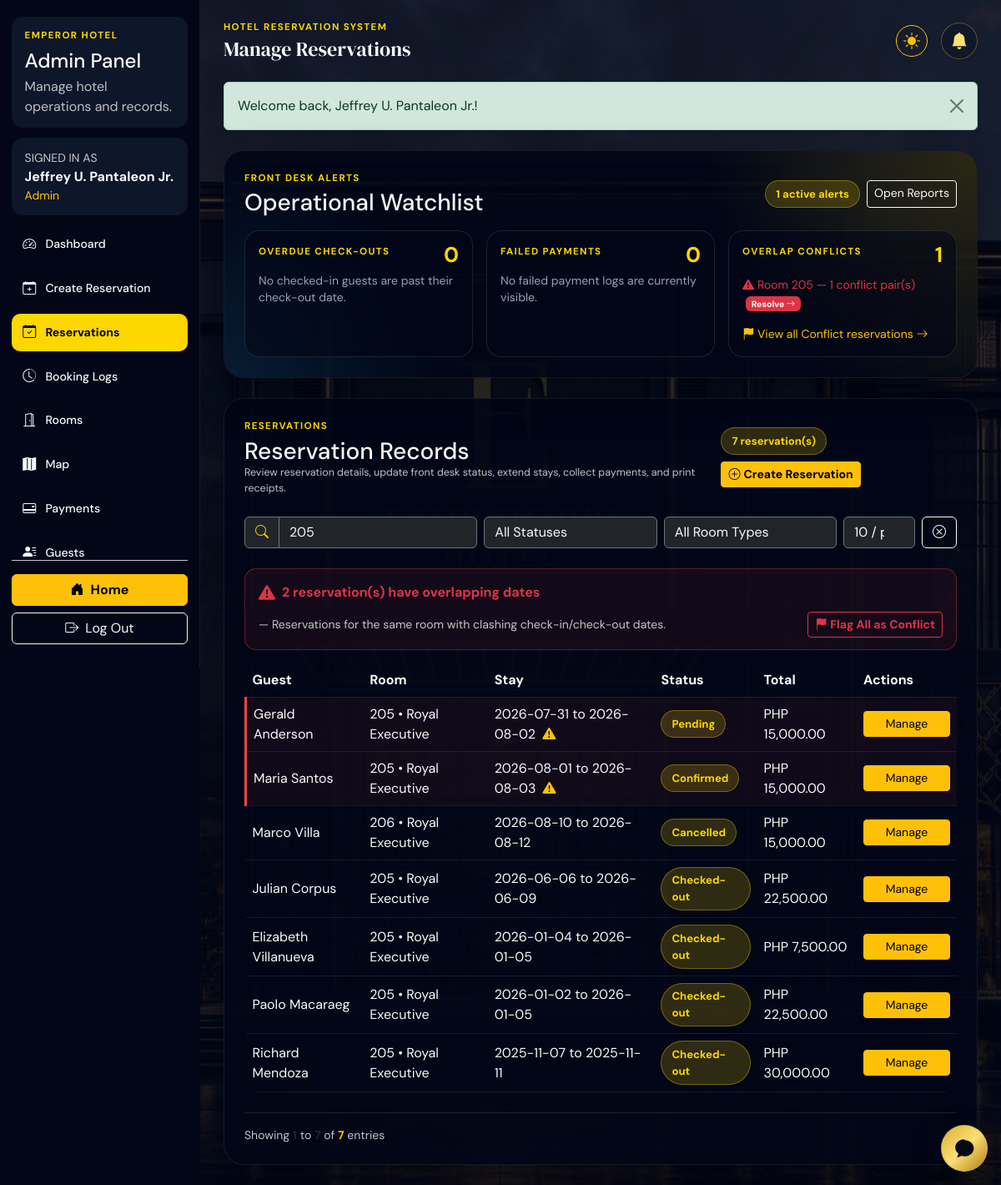
/public/admin/reservations.php?search=205 (signed in), run on the app's committed database.
### tables this page shows
CREATE TABLE IF NOT EXISTS reservations (
    reservation_id INT AUTO_INCREMENT PRIMARY KEY,
    user_id INT NULL,
    guest_id INT NOT NULL,
    room_id INT NOT NULL,
    check_in DATE NOT NULL,
    check_out DATE NOT NULL,
    total_amount DECIMAL(10,2) NOT NULL DEFAULT 0.00,
    status ENUM('Pending', 'Confirmed', 'Checked-in', 'Checked-out', 'Cancelled', 'Conflict') NOT NULL DEFAULT 'Pending',
    created_at TIMESTAMP DEFAULT CURRENT_TIMESTAMP,
    FOREIGN KEY (user_id) REFERENCES users(user_id) ON DELETE SET NULL,
    FOREIGN KEY (guest_id) REFERENCES guests(guest_id) ON DELETE CASCADE,
    FOREIGN KEY (room_id) REFERENCES rooms(room_id) ON DELETE RESTRICT
);

CREATE TABLE IF NOT EXISTS guests (
    guest_id INT AUTO_INCREMENT PRIMARY KEY,
    user_id INT NULL,
    first_name VARCHAR(100) NOT NULL,
    last_name VARCHAR(100) NOT NULL,
    phone VARCHAR(30) DEFAULT NULL,
    email VARCHAR(150) DEFAULT NULL,
    created_at TIMESTAMP DEFAULT CURRENT_TIMESTAMP,
    FOREIGN KEY (user_id) REFERENCES users(user_id) ON DELETE SET NULL
);

CREATE TABLE IF NOT EXISTS rooms (
    room_id INT AUTO_INCREMENT PRIMARY KEY,
    room_number VARCHAR(10) NOT NULL UNIQUE,
    room_type ENUM('Imperial Deluxe', 'Royal Executive', 'Emperor Presidential') NOT NULL,
    floor INT NOT NULL,
    price_per_night DECIMAL(10,2) NOT NULL,
    bed_type VARCHAR(50) DEFAULT 'King Bed',
    max_capacity INT NOT NULL DEFAULT 2,
    view_type VARCHAR(100) DEFAULT 'City View',
    image_url TEXT DEFAULT NULL,
    status ENUM('Available', 'Reserved', 'Occupied', 'Cleaning', 'Maintenance') NOT NULL DEFAULT 'Available',
    created_at TIMESTAMP DEFAULT CURRENT_TIMESTAMP
);

### public/includes/bootstrap.php (called while the page is built, shortened)
<?php
require_once APP_ROOT . '/app/helpers/auth.php';
spl_autoload_register(static function (string $className): void {
    $modelPath = APP_ROOT . '/app/models/' . $className . '.php';
});

### app/models/Reservation.php (called while the page is built, shortened)
<?php
class Reservation
{
    public function paginatedLogs(array $filters = [], int $page = 1, int $perPage = 10): array
    {
        $page = max(1, $page);
        $perPage = max(1, min(100, $perPage));
        $sql = "SELECT r.*, g.first_name, g.last_name, g.email AS guest_email, g.phone,
                       rm.room_number, rm.room_type, u.full_name AS user_name
                FROM reservations r
                INNER JOIN guests g ON g.guest_id = r.guest_id
                INNER JOIN rooms rm ON rm.room_id = r.room_id
                LEFT JOIN users u ON u.user_id = r.user_id
                WHERE 1=1";
        $params = [];
        $search = trim((string) ($filters['search'] ?? ''));
        if ($search !== '') {
            $sql .= " AND (g.first_name LIKE :search
                        OR g.last_name LIKE :search
                        OR CONCAT(g.first_name, ' ', g.last_name) LIKE :search
                        OR g.email LIKE :search
                        OR rm.room_number LIKE :search
                        OR rm.room_type LIKE :search
                        OR CAST(r.reservation_id AS CHAR) LIKE :search)";
            $params['search'] = '%' . $search . '%';
        }
        $status = trim((string) ($filters['status'] ?? ''));
        $roomType = trim((string) ($filters['room_type'] ?? ''));
        $countSql = "SELECT COUNT(*) FROM reservations r
                     INNER JOIN guests g ON g.guest_id = r.guest_id
                     INNER JOIN rooms rm ON rm.room_id = r.room_id
                     LEFT JOIN users u ON u.user_id = r.user_id
                     WHERE 1=1";
        if ($search !== '') {
            $countSql .= " AND (g.first_name LIKE :search
                            OR g.last_name LIKE :search
                            OR CONCAT(g.first_name, ' ', g.last_name) LIKE :search
                            OR g.email LIKE :search
                            OR rm.room_number LIKE :search
                            OR rm.room_type LIKE :search
                            OR CAST(r.reservation_id AS CHAR) LIKE :search)";
        }
        $countStmt = $this->db->prepare($countSql);
        $countStmt->execute($params);
        $total = (int) $countStmt->fetchColumn();
        $totalPages = max(1, (int) ceil($total / $perPage));
        $page = min($page, $totalPages);
        $offset = ($page - 1) * $perPage;
        $sql .= " ORDER BY r.created_at DESC LIMIT :limit OFFSET :offset";
        $stmt = $this->db->prepare($sql);
        foreach ($params as $k => $v) {
            $stmt->bindValue(':' . $k, $v);
        }
        $stmt->bindValue(':limit', $perPage, PDO::PARAM_INT);
        $stmt->bindValue(':offset', $offset, PDO::PARAM_INT);
        $stmt->execute();
        return [
            'rows' => $stmt->fetchAll(),
            'total' => $total,
            'page' => $page,
            'per_page' => $perPage,
            'total_pages' => $totalPages,
        ];
    }
    public function getConflictingReservationIds(): array
    {
        $statement = $this->db->query(
            "SELECT DISTINCT r1.reservation_id
             FROM reservations r1
             INNER JOIN reservations r2
                ON r2.room_id = r1.room_id
               AND r2.reservation_id != r1.reservation_id
             WHERE r1.status NOT IN ('Cancelled', 'Checked-out')
               AND r2.status NOT IN ('Cancelled', 'Checked-out')
               AND r1.check_in < r2.check_out
               AND r1.check_out > r2.check_in"
        );
        return array_column($statement->fetchAll(), 'reservation_id');
    }
}

### app/helpers/auth.php (called while the page is built, shortened)
<?php
function e(string|null|int|float $value): string
{
    return htmlspecialchars((string) $value, ENT_QUOTES, 'UTF-8');
}
function formatMoney(float $amount): string
{
    return 'PHP ' . number_format($amount, 2);
}

### public/admin/reservations.php (the view, shortened to what this page needs)
<?php
require_once __DIR__ . '/../includes/bootstrap.php';
require_once __DIR__ . '/../includes/layout.php';
$db = Database::connect();
$reservationModel = new Reservation($db);
$search = trim((string) ($_GET['search'] ?? ''));
$statusFilter = trim((string) ($_GET['status'] ?? ''));
$roomTypeFilter = trim((string) ($_GET['room_type'] ?? ''));
$page = (int) ($_GET['page'] ?? 1);
$perPage = (int) ($_GET['per_page'] ?? 10);
$resData = $reservationModel->paginatedLogs([
    'search' => $search,
    'status' => $statusFilter,
    'room_type' => $roomTypeFilter,
], $page, $perPage);
$reservations = $resData['rows'];
$conflictingIds = $reservationModel->getConflictingReservationIds();
$conflictIdSet = array_flip($conflictingIds);
?>
<section class="panel-card p-4">
    <div class="d-flex flex-column flex-lg-row justify-content-between align-items-lg-center gap-3 mb-4">
        <div>
            <p class="eyebrow mb-1">Reservations</p>
            <h3 class="mb-0">Reservation Records</h3>
            <p class="muted-copy mb-0">Review reservation details, update front desk status, extend stays, collect payments, and print receipts.</p>
        </div>
        <div class="d-flex flex-wrap gap-2 align-items-center">
            <span class="badge-soft"><?php echo e($resData['total']); ?> reservation(s)</span>
            <a class="btn btn-warning btn-sm fw-semibold" href="create-reservation.php"><i class="bi bi-plus-circle me-1"></i>Create Reservation</a>
        </div>
    </div>
    <form method="get" class="row g-2 mb-4 align-items-center">
        <div class="col-md-4 col-lg-4">
            <div class="input-group">
                <span class="input-group-text bg-dark border-secondary text-warning"><i class="bi bi-search"></i></span>
                <input type="text" name="search" class="form-control bg-dark text-light border-secondary" placeholder="Search guest name, room #, ID..." value="<?php echo e($search); ?>">
            </div>
        </div>
        <div class="col-md-3 col-lg-3">
            <select name="status" class="form-select bg-dark text-light border-secondary" onchange="this.form.submit()">
                <option value="all" <?php echo $statusFilter === 'all' || $statusFilter === '' ? 'selected' : ''; ?>>All Statuses</option>
            </select>
        </div>
        <div class="col-md-3 col-lg-3">
            <select name="room_type" class="form-select bg-dark text-light border-secondary" onchange="this.form.submit()">
                <option value="all" <?php echo $roomTypeFilter === 'all' || $roomTypeFilter === '' ? 'selected' : ''; ?>>All Room Types</option>
            </select>
        </div>
        <div class="col-md-2 col-lg-2 d-flex gap-2">
            <select name="per_page" class="form-select bg-dark text-light border-secondary" onchange="this.form.submit()">
                <?php foreach ([10, 25, 50, 100] as $limit): ?>
                    <option value="<?php echo $limit; ?>" <?php echo $perPage === $limit ? 'selected' : ''; ?>><?php echo $limit; ?> / page</option>
                <?php endforeach; ?>
            </select>
            <?php if ($search !== '' || ($statusFilter !== '' && $statusFilter !== 'all') || ($roomTypeFilter !== '' && $roomTypeFilter !== 'all')): ?>
                <a href="reservations.php" class="btn btn-outline-light" title="Reset Filters"><i class="bi bi-x-circle"></i></a>
            <?php endif; ?>
        </div>
    </form>
    <?php if (!empty($conflictingIds)): ?>
        <div class="conflict-alert-banner mb-3">
            <div class="d-flex align-items-center gap-2 flex-wrap">
                <i class="bi bi-exclamation-triangle-fill text-danger fs-5"></i>
                <strong class="text-danger"><?php echo e(count($conflictingIds)); ?> reservation(s) have overlapping dates</strong>
                <span class="text-light-emphasis small">— Reservations for the same room with clashing check-in/check-out dates.</span>
                <form method="post" class="ms-auto">
                    <button class="btn btn-sm btn-outline-danger fw-semibold" type="submit">
                        <i class="bi bi-flag-fill me-1"></i>Flag All as Conflict
                    </button>
                </form>
            </div>
        </div>
    <?php endif; ?>
    <div class="table-responsive">
        <table class="table table-dark-soft align-middle mb-0 booking-records-table">
            <thead>
                <tr>
                    <th>Guest</th>
                    <th>Room</th>
                    <th>Stay</th>
                    <th>Status</th>
                    <th>Total</th>
                    <th class="reservation-actions-column">Actions</th>
                </tr>
            </thead>
            <tbody>
                <?php foreach ($reservations as $reservation): ?>
                    <?php
                        $resId = (int) $reservation['reservation_id'];
                        $isConflicting = isset($conflictIdSet[$resId]);
                        $isConflictStatus = $reservation['status'] === 'Conflict';
                        $rowClass = ($isConflicting || $isConflictStatus) ? 'conflict-row' : '';
                    ?>
                    <tr class="<?php echo $rowClass; ?>">
                        <td><?php echo e($reservation['first_name'] . ' ' . $reservation['last_name']); ?></td>
                        <td><?php echo e($reservation['room_number'] . ' • ' . $reservation['room_type']); ?></td>
                        <td>
                            <?php echo e($reservation['check_in']); ?> to <?php echo e($reservation['check_out']); ?>
                            <?php if ($isConflicting && !$isConflictStatus): ?>
                                <i class="bi bi-exclamation-triangle-fill text-warning ms-1" title="Date overlap detected"></i>
                            <?php endif; ?>
                        </td>
                        <td>
                            <?php if ($isConflictStatus): ?>
                                <span class="badge-conflict"><i class="bi bi-exclamation-triangle-fill me-1"></i><?php echo e($reservation['status']); ?></span>
                            <?php else: ?>
                                <span class="badge-soft"><?php echo e($reservation['status']); ?></span>
                            <?php endif; ?>
                        </td>
                        <td><?php echo e(formatMoney((float) $reservation['total_amount'])); ?></td>
                        <td class="reservation-actions-cell">
                            <button
                                class="btn btn-sm <?php echo $isConflictStatus ? 'btn-danger' : 'btn-warning'; ?> reservation-manage-button"
                                type="button"
                                data-bs-toggle="modal"
                                data-bs-target="#reservationActionsModal<?php echo e($reservation['reservation_id']); ?>"
                            >
                                <?php echo $isConflictStatus ? 'Resolve' : 'Manage'; ?>
                            </button>
                        </td>
                    </tr>
                <?php endforeach; ?>
            </tbody>
        </table>
    </div>
</section>

### public/assets/css/admin/reservations.css (style rules this page uses)
.booking-records-table { min-width: 760px; }
.reservation-actions-column, .reservation-actions-cell { width: 7.5rem; min-width: 7.5rem; text-align: left; }
.reservation-manage-button { min-width: 6.5rem; }
.conflict-row { border-left: 3px solid #ef4444 !important; background: rgba(239, 68, 68, 0.06) !important; }
.conflict-alert-banner { padding: 0.85rem 1rem; border: 1px solid rgba(239, 68, 68, 0.35); border-radius: 14px; background: rgba(239, 68, 68, 0.08); }

### data on the page
reservations: guest.last_name "Gerald Anderson", room.room_type "205 • Royal Executive", check_in "2026-07-31", check_out "2026-08-02", status "Pending", total_amount "PHP 15,000.00", shows "Manage"
reservations: guest.last_name "Maria Santos", room.room_type "205 • Royal Executive", check_in "2026-08-01", check_out "2026-08-03", status "Confirmed", total_amount "PHP 15,000.00", shows "Manage"
reservations: guest.last_name "Marco Villa", room.room_type "206 • Royal Executive", check_in "2026-08-10", check_out "2026-08-12", status "Cancelled", total_amount "PHP 15,000.00", shows "Manage"
reservations: guest.last_name "Julian Corpus", room.room_type "205 • Royal Executive", check_in "2026-06-06", check_out "2026-06-09", status "Checked-out", total_amount "PHP 22,500.00", shows "Manage"
reservations: guest.last_name "Elizabeth Villanueva", room.room_type "205 • Royal Executive", check_in "2026-01-04", check_out "2026-01-05", status "Checked-out", total_amount "PHP 7,500.00", shows "Manage"
reservations: guest.last_name "Paolo Macaraeg", room.room_type "205 • Royal Executive", check_in "2026-01-02", check_out "2026-01-05", status "Checked-out", total_amount "PHP 22,500.00", shows "Manage"
reservations: guest.last_name "Richard Mendoza", room.room_type "205 • Royal Executive", check_in "2025-11-07", check_out "2025-11-11", status "Checked-out", total_amount "PHP 30,000.00", shows "Manage"

### other printed values
$user['full_name'] "Jeffrey U. Pantaleon Jr."
$user['role'] "Admin"
$link['label'] "Dashboard"
$link['label'] "Create Reservation"
$link['label'] "Reservations"
$link['label'] "Booking Logs"
$link['label'] "Rooms"
$link['label'] "Map"
$link['label'] "Payments"
$link['label'] "Guests"
$title "Manage Reservations"
$message['message'] "Welcome back, Jeffrey U. Pantaleon Jr.!"
$totalAlertCount "1"
count($operationalAlerts['overdue_checkouts']) "0"
count($failedPayments) "0"
